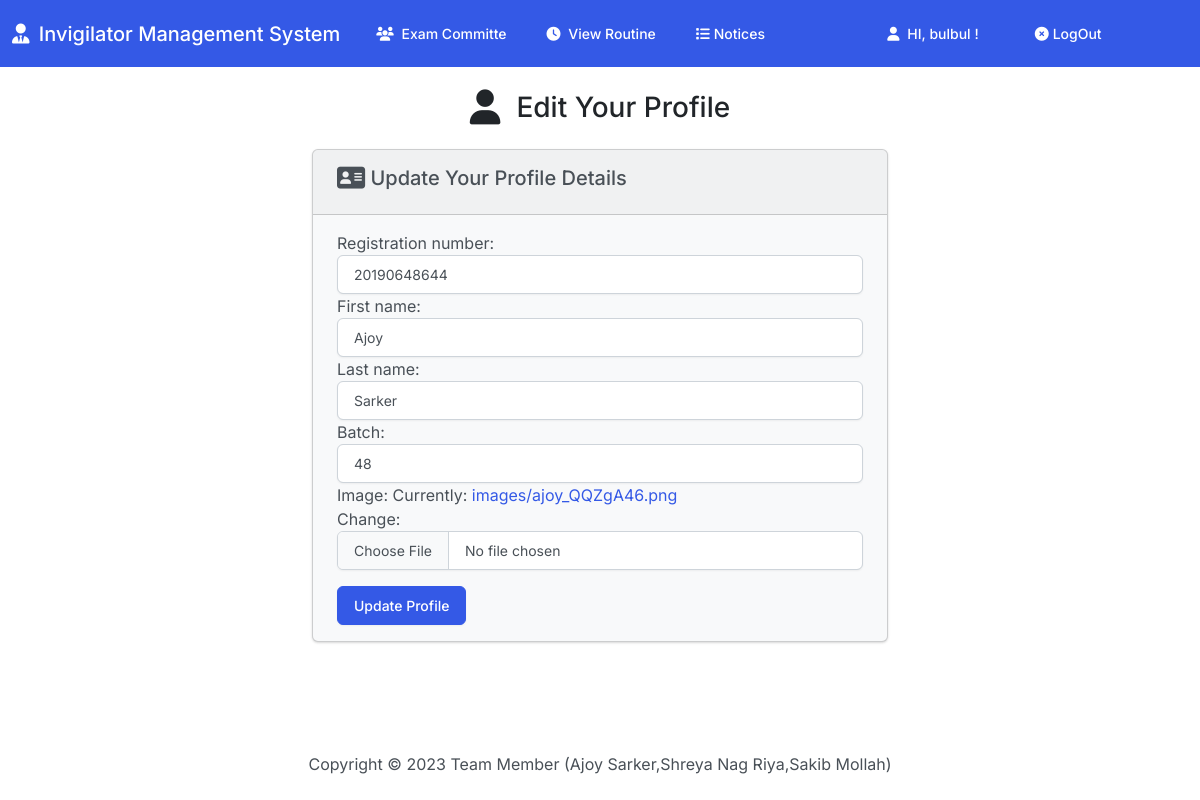
/edit-student/1/ (signed in), run on the app's committed database.
### InvApp/models.py (models this page shows, shortened)
class Student(models.Model):
    BATCH = (
        ("48", "48"),
        ("47", "47"),
        ("49", "49"),
        ("50", "50"),
        ("51", "51"),
    )
    user = models.OneToOneField(User, on_delete=models.CASCADE, null=True)
    registration_number = models.PositiveBigIntegerField(unique=True)
    first_name = models.CharField(max_length=50)
    last_name = models.CharField(max_length=50)
    batch = models.CharField(default='48', max_length=30, blank=True, null=True, choices=BATCH)
    image = models.ImageField(upload_to='images/', default='images/default_image.png')

### InvApp/views.py (the view, shortened to what this page needs)
# urls.py: path('edit-student/<int:id>/', views.StudentUpdateView.as_view(), name='edit_student'),
class StudentUpdateView(LoginRequiredMixin, UpdateView):
    model = Student
    fields = ['registration_number', 'first_name', 'last_name', 'batch', 'image']
    template_name = 'student/edit_student.html'
    success_url = reverse_lazy('index')
    def get_object(self, queryset=None):
        id = self.kwargs.get('id')
        obj = get_object_or_404(Student, id=id)
        return obj
    def get_context_data(self, **kwargs):
        context = super().get_context_data(**kwargs)
        context['form'] = self.get_form()
        return context

### InvApp/templates/student/edit_student.html (shortened to what this page needs)
{% extends 'inv/base.html' %}
{% load static %}
{% load widget_tweaks %}
{% block body %}
<h3 class="text-center m-4">
    <i class="fa-solid fa-user fa-lg me-3"></i>Edit Your Profile
</h3>
<div class="row justify-content-center">
    <div class="col-6">
        <div class="card bg-light mb-3">
            <div class="card-header">
                <h5><i class="fa-solid fa-address-card fa-lg"></i> Update Your Profile Details </h5>
            </div>
            <div class="card-body">
                <form method="post" enctype="multipart/form-data">
                    {% for field in form %}
                        {{ field.label_tag }}
                        {% render_field field class="form-control" %}
                    {% endfor %}
                    <button type="submit" class="btn btn-primary mt-3">Update Profile</button>
                </form>
            </div>
        </div>
    </div>
</div>
{% endblock %}

### InvApp/templates/inv/base.html (shortened to what this page needs)
{% load static %}
<!DOCTYPE html>
<html lang="en">
  <head>
    <link
      rel="stylesheet"
      href="https://cdnjs.cloudflare.com/ajax/libs/OwlCarousel2/2.3.4/assets/owl.carousel.min.css"
    />
    <link
      rel="stylesheet"
      href="https://cdnjs.cloudflare.com/ajax/libs/OwlCarousel2/2.3.4/assets/owl.theme.default.min.css"
    />
    <link
      rel="stylesheet"
      href="https://cdnjs.cloudflare.com/ajax/libs/font-awesome/6.2.0/css/all.min.css"
    />
    <link
      rel="stylesheet"
      href="https://cdnjs.cloudflare.com/ajax/libs/font-awesome/6.1.1/css/all.min.css"
    />
    <link href="{% static 'css/bootstrap.min.css' %}" rel="stylesheet" />
    <link href="{% static 'css/style.css' %}" rel="stylesheet" />
  </head>
  <body class="d-flex flex-column min-vh-100">
    <nav class="navbar navbar-expand-lg navbar-dark bg-primary">
      <div class="container-fluid">
        <a class="navbar-brand" href="{% url 'index' %}">
          <i class="fa-solid fa-user-tie  me-1"></i>
          {% if user.is_authenticated and user.is_superuser %}
          Invigilator
          {% else %}
          Invigilator Management System
          {% endif%}
        </a>
        <div class="collapse navbar-collapse" id="navbarColor01">
          <ul class="navbar-nav me-auto">
            {% if user.is_authenticated and user.is_superuser or user.teacher %}
            <li class="nav-item">
              <a class="nav-link" href="{% url 'viewcommittellist' %}">
                <i class="fa-sharp fa-solid fa-users  me-1"></i>
                Exam Committe
              </a>
            </li>
            {% endif %}
            <li class="nav-item">
              <a class="nav-link" href="{% url 'viewallsemester' %}">
                <i class="fa-solid fa-clock  me-1"></i> View Routine
              </a>
            </li>
            <li class="nav-item">
              <a class="nav-link" href="{% url 'allnotice' %}">
                <i class="fa-solid fa-list  me-1"></i>Notices
              </a>
            </li>
          </ul>
          <ul class="navbar-nav me-auto">
            {% if user.is_authenticated %}
            <li class="nav-item ms-lg-4">
              <a class="nav-link" href="{% url 'profile' username=user.username %}">
                <i class="fa-solid fa-user me-1"></i>
                HI, {{ user.username }} !
              </a>
            </li>
            <li class="nav-item ms-lg-4">
              <a class="nav-link" href="{% url 'logout' %}">
                <i class="fa-solid fa-circle-xmark  me-1 " ></i>LogOut
              </a>
            </li>
            {% endif %}
          </ul>
        </div>
      </div>
    </nav>
    <div class="container-fluid">
      {% block body %}
      {% endblock %}
    </div>
    <footer class="mt-auto mb-4">
      <div class="text-center">
        <span>
          Copyright &copy;
          Team Member (Ajoy Sarker,Shreya Nag Riya,Sakib Mollah)
        </span>
      </div>
    </footer>
  </body>
</html>

### data on the page
Student: registration_number "20190648644" "Ajoy" "Sarker" "48"

### other printed values
{{ user.username }} "bulbul"
{{ field.label_tag }} "Registration number:" "First name:" "Last name:" "Batch:" "Image:"
